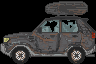

Rendered tile map (Tiled .tmx) drawn with the repository's tilesets; below, a short description and the full map source, tile grids included:
An orthogonal 3x2 tile map with 32x32 px tiles, 1 tile layer (Tile Layer 2), 2 tilesets.

<map version="1.0" orientation="orthogonal" renderorder="right-down" width="3" height="2" tilewidth="32" tileheight="32" nextobjectid="1">
 <tileset firstgid="1" name="testsprite" tilewidth="32" tileheight="32">
  <image source="../tiled/testsprite.png" width="640" height="640" />
 </tileset>
 <tileset firstgid="401" name="testspriteevil" tilewidth="32" tileheight="32">
  <image source="../tiled/testspriteevil.png" width="640" height="640" />
 </tileset>
 <layer name="Tile Layer 2" width="3" height="2">
  <data>
   <tile gid="762" />
   <tile gid="763" />
   <tile gid="764" />
   <tile gid="782" />
   <tile gid="783" />
   <tile gid="784" />
  </data>
 </layer>
</map>
